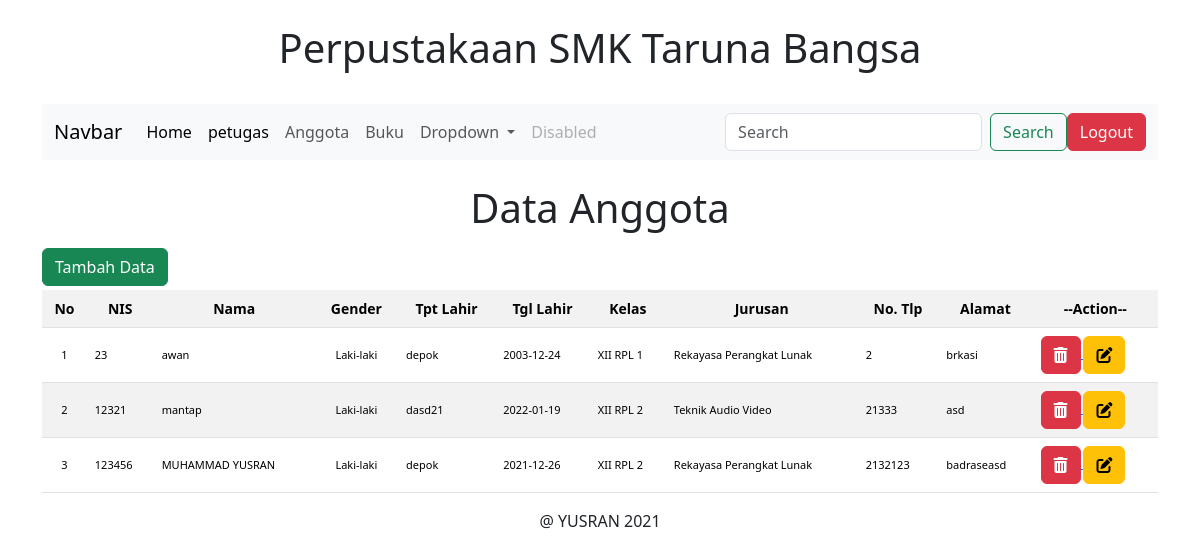
Screenshot of /dashboard.php?page=anggota (signed in) with the database file from the repository.
### tables this page shows
CREATE TABLE `anggota` (
  `id_anggota` int(11) NOT NULL,
  `nis` varchar(20) NOT NULL,
  `nama` varchar(50) NOT NULL,
  `jk` char(1) NOT NULL,
  `tempat_lahir` varchar(30) NOT NULL,
  `tanggal_lahir` date NOT NULL,
  `id_kelas` int(11) NOT NULL,
  `id_jurusan` int(11) NOT NULL,
  `nomor_telepon` varchar(15) NOT NULL,
  `alamat` text NOT NULL
);

CREATE TABLE `kelas` (
  `id_kelas` int(11) NOT NULL,
  `nama_kelas` varchar(10) NOT NULL
);

CREATE TABLE `jurusan` (
  `id_jurusan` int(11) NOT NULL,
  `nama_jurusan` varchar(50) NOT NULL
);

### anggota.php (the view, shortened to what this page needs)
<?php
      if (isset($_SESSION['status'])) {
    ?>
    <center><h1 class="mt-4 mb-3">Data Anggota</h1></center>
    <button type="button" class="btn btn-success mb-1" data-bs-toggle="modal" data-bs-target="#tambahanggota">
    Tambah Data
    </button>
    <table class="table table-striped table-hover">
        <tr class="text-center">
            <th>No</th>
            <th>NIS</th>
            <th>Nama</th>
            <th>Gender</th>
            <th>Tpt Lahir</th>
            <th>Tgl Lahir</th>
            <th>Kelas</th>
            <th>Jurusan</td>
            <th>No. Tlp</th>
            <th>Alamat</th>
            <th>--Action--</th>
        </tr>
        <?php
            $query = mysqli_query($konek,"SELECT * FROM anggota");
            $no = 1;
            foreach ($query as $row) {
        ?>
        <tr style="font-size: 11px; table-layout: fixed">
            <td align="center" valign="middle"><?php echo $no; ?></td>
            <td valign="middle"><?php echo $row['nis']; ?></td>
            <td valign="middle"><?php echo $row['nama']; ?></td>
            <td align="center" valign="middle"><?php echo $row['jk']=="L"?"Laki-laki":"Perempuan"; ?></td>
            <td valign="middle"><?php echo $row['tempat_lahir']; ?></td>
            <td valign="middle"><?php echo $row['tanggal_lahir']; ?></td>
            <td valign="middle">
                <?php
                $idkelas = $row['id_kelas'];
                $query_kelas = mysqli_query($konek,"SELECT * FROM kelas WHERE id_kelas = '$idkelas'");
                foreach ($query_kelas as $kelas) {
                    echo $kelas['nama_kelas'];
                }
                ?>
            </td>
            <td valign="middle">
                <?php
                $idjurusan = $row['id_jurusan'];
                $query_jurusan = mysqli_query($konek,"SELECT * FROM jurusan WHERE id_jurusan = '$idjurusan'");
                foreach ($query_jurusan as $jurusan) {
                    echo $jurusan['nama_jurusan'];
                }
                ?>
            </td>
            <td valign="middle"><?php echo $row['nomor_telepon']; ?></td>
            <td valign="middle"><?php echo $row['alamat']; ?></td>
            <td valign="middle">
                <a href="?page=anggota-delete&delete=&id=<?php echo $row['id_anggota'];?>">
                    <button class="btn btn-danger"><i class="fas fa-trash-alt"></i></button>
                </a>
                <a href="?page=anggota-edit&edit=&id=<?php echo $row['id_anggota'];?>">
                    <button class="btn btn-warning"><i class="fas fa-edit"></i></button>
                </a>
            </td>
        </tr>
        <?php
        $no++;
        }
        ?>
    </table>
    <?php
    }
    ?>

### dashboard.php (shortened to what this page needs)
<?php
if (isset($_SESSION['status'])) {
    include('koneksi.php');
    $nama = $_SESSION['nama'];
    $jabatan = $_SESSION['jabatan'];
?>
<!DOCTYPE html>
<html lang="en">
<head>
    <link rel="stylesheet" href="bootstrap-5.1.3-dist/css/bootstrap.min.css">
    <link rel="stylesheet" href="fontawesome-free-5.15.4-web/css/all.min.css">
</head>
<body>
    <div class="container">
        <div class="row">
            <div class="col">
                <br>
                <h1><center>Perpustakaan SMK Taruna Bangsa</center></h1>
                <br>
            </div>
        </div>
        <div class="row">
            <div class="col">
                <nav class="navbar navbar-expand-lg navbar-light bg-light">
                    <div class="container-fluid">
                        <a class="navbar-brand" href="#">Navbar</a>
                        <div class="collapse navbar-collapse" id="navbarSupportedContent">
                        <ul class="navbar-nav me-auto mb-2 mb-lg-0">
                            <li class="nav-item">
                                <a class="nav-link active" aria-current="page" href="/perpustakaan/dashboard.php">Home</a>
                            </li>
                            <?php
                                if ($jabatan == "Kepala Perpustakaan"){
                            ?>
                            <li class="nav-item">
                                <a class="nav-link active" aria-current="page" href="?page=petugas">petugas</a>
                            </li>
                            <?php
                                }
                            ?>
                            <li class="nav-item">
                                <a class="nav-link" href="?page=anggota">Anggota</a>
                            </li>
                            <li class="nav-item">
                                <a class="nav-link" href="?page=buku">Buku</a>
                            </li>
                            <li class="nav-item dropdown">
                                <a class="nav-link dropdown-toggle" href="#" id="navbarDropdown" role="button" data-bs-toggle="dropdown" aria-expanded="false">
                                    Dropdown
                                </a>
                            </li>
                            <li class="nav-item">
                                <a class="nav-link disabled">Disabled</a>
                            </li>
                        </ul>
                        <form class="d-flex">
                            <input class="form-control me-2" type="search" placeholder="Search" aria-label="Search">
                            <button class="btn btn-outline-success" type="submit">Search</button>
                        </form>
                        <a href="?page=logout"><button class="btn btn-danger">Logout</button></a>
                        </div>
                    </div>
                </nav>
            </div>
        </div>
        <div class="row">
            <div class="col-12">
                <?php
                if(isset($_GET['page'])){
                    if ($_GET['page']=="anggota") {
                        include('anggota.php');
                    }elseif($_GET['page']=="anggota-delete"){
                        include('anggota-delete.php');
                    }elseif($_GET['page']=="anggota-insert"){
                        include('anggota-insert.php');
                    }elseif($_GET['page']=="anggota-edit"){
                        include('anggota-edit.php');
                    }elseif($_GET['page']=="anggota-edit-proses"){
                        include('anggota-edit-proses.php');
                    }elseif($_GET['page']=="petugas"){
                        include('petugas.php');
                    }elseif($_GET['page']=="petugas-delete"){
                        include('petugas-delete.php');
                    }elseif($_GET['page']=="petugas-insert"){
                        include('petugas-insert.php');
                    }elseif($_GET['page']=="petugas-edit"){
                        include('petugas-edit.php');
                    }elseif($_GET['page']=="petugas-edit-proses"){
                        include('petugas-edit-proses.php');
                    }elseif($_GET['page']=="logout"){
                        include('logout.php');
                    }else{
                        echo "<h1>Halaman yang anda cari tidak ditemukan!";
                    }
                }else{
                    echo "<br><br><center><h1>Selamat Datang ".$nama."</h1></center><br><br>";
                    echo "<center><h1>".$jabatan."</h1></center><br><br>";
                }
                ?>
            </div>
        </div>
        <div class="row">
            <div class="col">
                <center>@ YUSRAN 2021</center>
            </div>
        </div>
    </div>
</body>
</html>
<?php
}
else
{
    ?>
    <script>
    window.location.href='index.php';
    </script>
    <?php
}
?>

### dashboard.php (style rules this page uses)
table { max-width: 100%; font-size : 14px; }

### rows the page displays
anggota: nis "23", nama "awan", jk "Laki-laki", tempat_lahir "depok", tanggal_lahir "2003-12-24", nomor_telepon "2", alamat "brkasi"
kelas: nama_kelas "XII RPL 1"
jurusan: nama_jurusan "Rekayasa Perangkat Lunak"
anggota: nis "12321", nama "mantap", jk "Laki-laki", tempat_lahir "dasd21", tanggal_lahir "2022-01-19", nomor_telepon "21333", alamat "asd"
kelas: nama_kelas "XII RPL 2"
jurusan: nama_jurusan "Teknik Audio Video"
anggota: nis "123456", nama "MUHAMMAD YUSRAN", jk "Laki-laki", tempat_lahir "depok", tanggal_lahir "2021-12-26", nomor_telepon "2132123", alamat "badraseasd"
